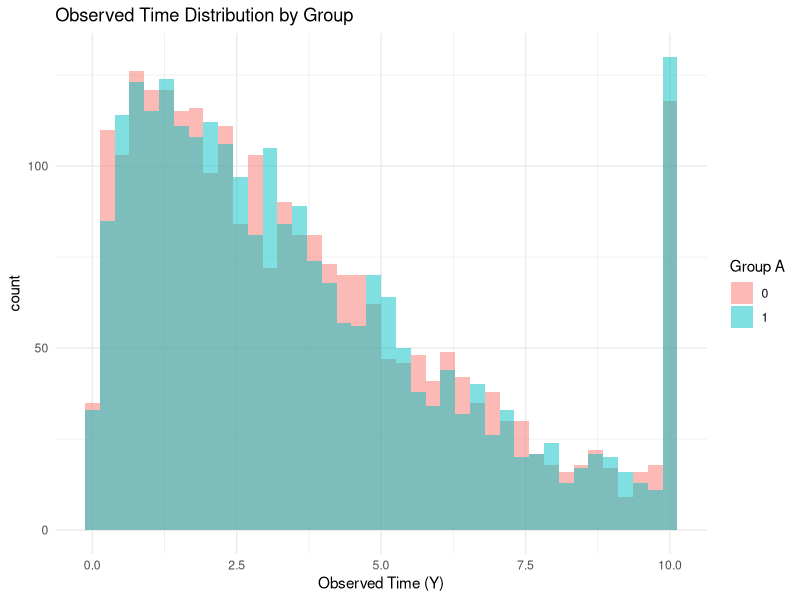
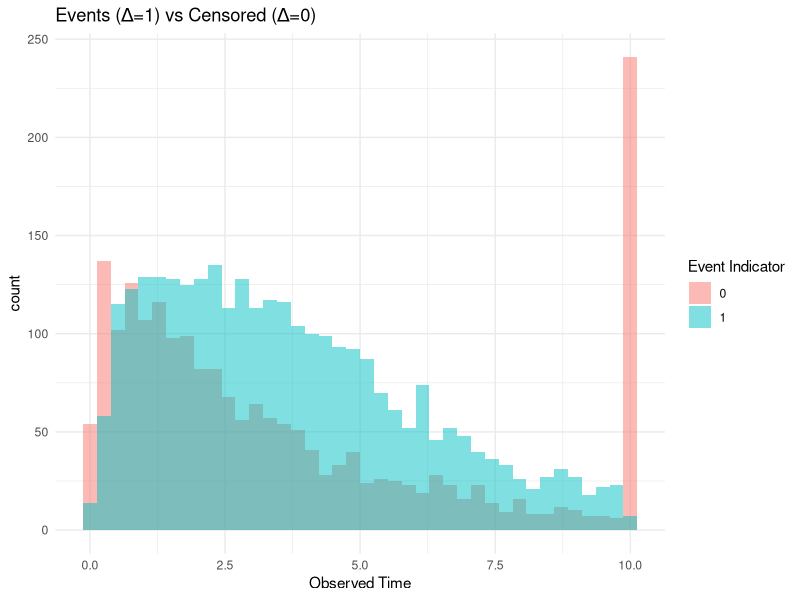
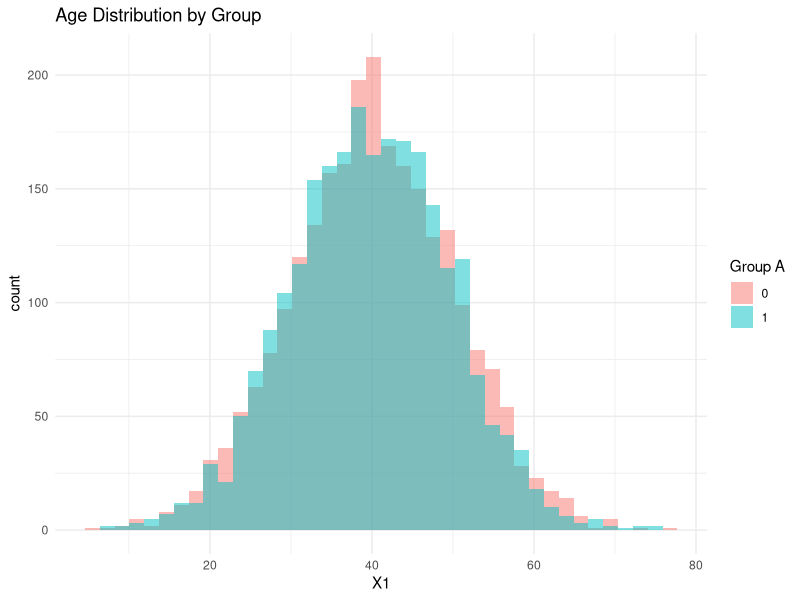
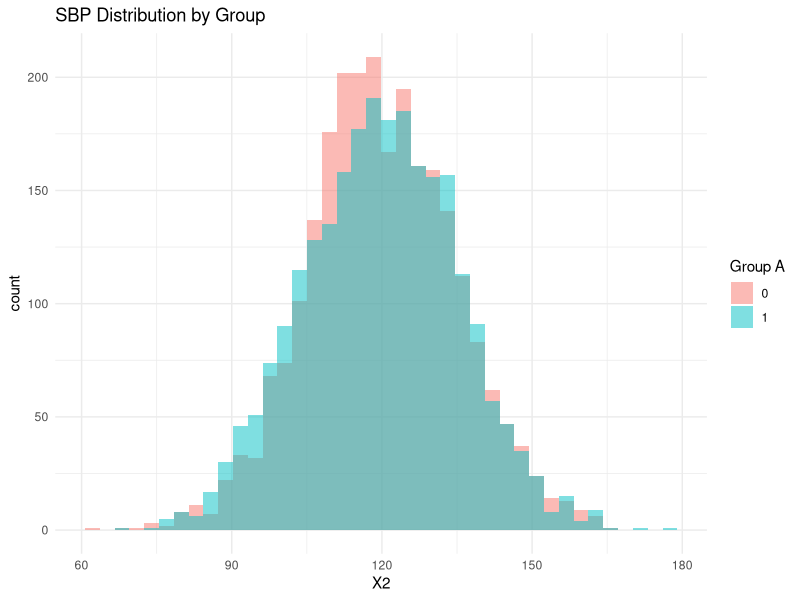

These charts were generated, in order, by the following R code: (Note: this script raises an error after producing the figures.)
## ---- chunk 1
generate_data <- function(
  n = 2000,
  pA = 0.5,
  mu_X = c(60, 120),          # mean for each covariate
  sd_X = c(10, 15),           # sd for each covariate
  beta_X = c(0.03, 0.014),    # coefficients for covariates
  beta_A = 0,                 # group effect
  lambda = 0.004,             # baseline rate for Weibull
  k = 1.5,                    # shape parameter
  mu = 0.1,                   # baseline censoring rate
  alpha = 0,                  # censoring dependence
  Cmax_A0 = 10,               # max follow-up (group 0)
  Cmax_A1 = 10,               # max follow-up (group 1)
  seed = 123
) {
  set.seed(seed)
  
  pX <- length(mu_X)
  if (length(sd_X) != pX | length(beta_X) != pX)
    stop("Lengths of mu_X, sd_X, and beta_X doesn't match.")
  
  # Sensitive attribute
  A <- rbinom(n, 1, pA)
  
  # Covariates
  X <- matrix(NA, nrow = n, ncol = pX)
  for (j in 1:pX) {
    X[, j] <- rnorm(n, mean = mu_X[j], sd = sd_X[j])
  }
  colnames(X) <- paste0("X", 1:pX)
  
  # True event time 
  eta <- beta_A * A + X %*% beta_X
  U <- runif(n)
  T_true <- ((-log(U)) / (lambda * exp(eta)))^(1 / k)
  
  #  Censoring time
  C <- rexp(n, rate = mu * exp(alpha * eta))
  
  # Max follow-up
  Cmax <- ifelse(A == 0, Cmax_A0, Cmax_A1)
  
  # Observed data
  Y <- pmin(T_true, C, Cmax)
  Delta <- as.numeric(T_true <= pmin(C, Cmax))
  
  data <- data.frame(
    id = 1:n,
    A = A,
    X,
    T_true = T_true,
    C = C,
    Cmax = Cmax,
    Y = Y,
    Delta = Delta
  )
  
  return(data)
}



## ---- chunk 2
# Example

mu_X = c(40, 120)  # Age and SBP
sd_X = c(10, 15)
beta_X = c(0.03, 0.014)

# Scenario I: all assumptions hold
data_I <- generate_data(
  n = 5000,
  mu_X = mu_X,
  sd_X = sd_X,
  beta_X = beta_X,
  beta_A = 0,
  alpha = 0,
  Cmax_A0 = 10,
  Cmax_A1 = 10
)

# Scenario II: violation of assumptions
data_II <- generate_data(
  n = 5000,
  mu_X = mu_X,
  sd_X = sd_X,
  beta_X = beta_X,
  beta_A = 0.5,
  alpha = 0.5,
  Cmax_A0 = 15,
  Cmax_A1 = 10
)


head(data_I)
head(data_II)


## ---- chunk 3
# Quick EDA
library(ggplot2)

dat <- data_I

cat("Dataset size:", nrow(dat), "\n")
cat("Columns:", names(dat), "\n")

summary(dat)

cat("\nOverall censoring rate:\n")
mean(dat$Delta == 0)

cat("\nCensoring rate by group (A=0, A=1):\n")
tapply(dat$Delta == 0, dat$A, mean)


ggplot(dat, aes(x = Y, fill = factor(A))) +
  geom_histogram(alpha = 0.5, bins = 40, position = "identity") +
  labs(title = "Observed Time Distribution by Group",
       x = "Observed Time (Y)",
       fill = "Group A") +
  theme_minimal()

ggplot(dat, aes(x = Y, fill = factor(Delta))) +
  geom_histogram(alpha = 0.5, bins = 40, position = "identity") +
  labs(title = "Events (Δ=1) vs Censored (Δ=0)",
       x = "Observed Time",
       fill = "Event Indicator") +
  theme_minimal()

ggplot(dat, aes(x = X1, fill = factor(A))) +
  geom_histogram(alpha = 0.5, bins = 40, position = "identity") +
  labs(title = "Age Distribution by Group", fill = "Group A") +
  theme_minimal()

ggplot(dat, aes(x = X2, fill = factor(A))) +
  geom_histogram(alpha = 0.5, bins = 40, position = "identity") +
  labs(title = "SBP Distribution by Group", fill = "Group A") +
  theme_minimal()


## ---- chunk 4
write.csv(data_I, "data/data_I.csv", row.names = FALSE)
write.csv(data_II, "data/data_II.csv", row.names = FALSE)
